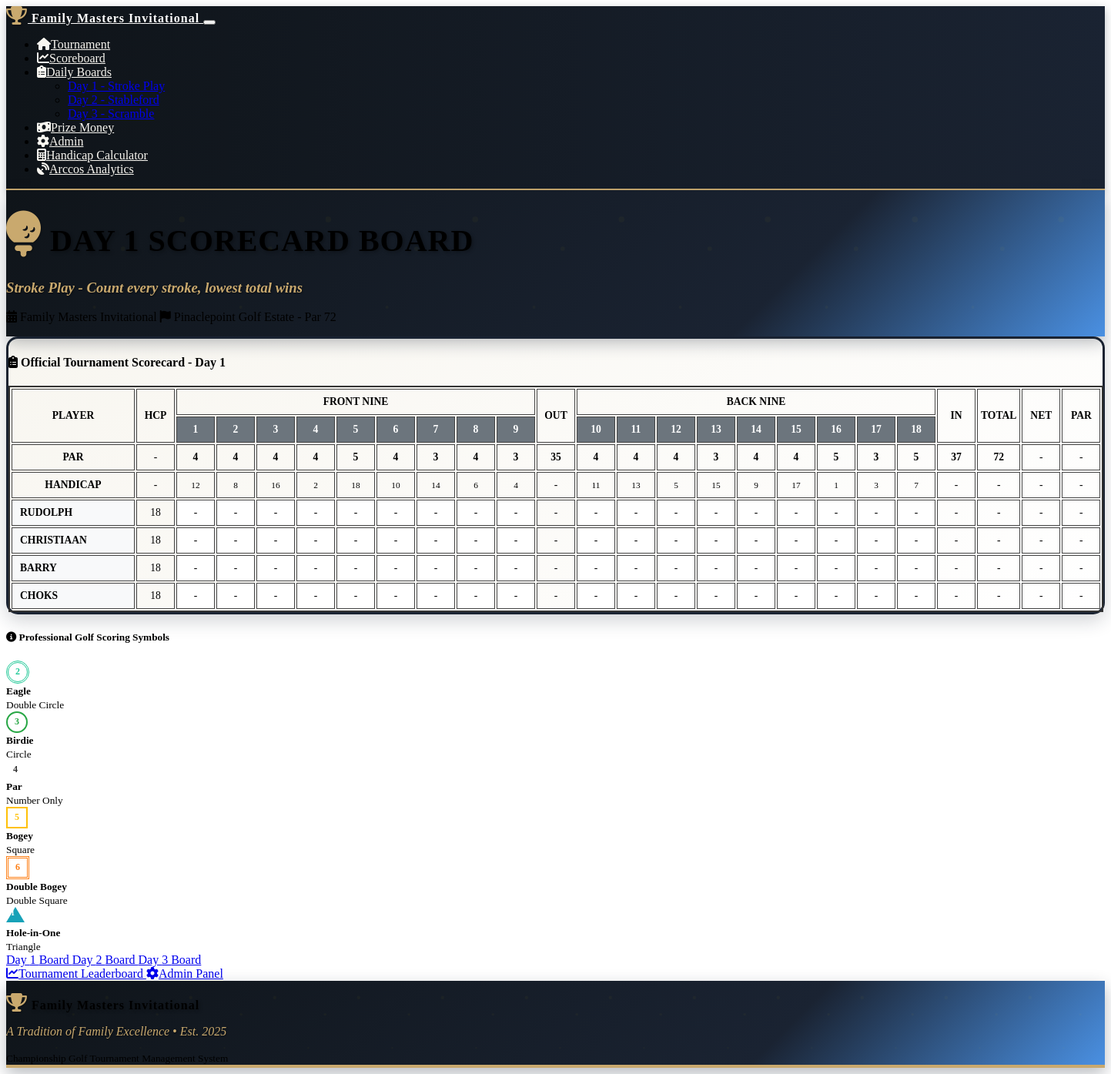
Page /day_board/1 on the committed database.
### models.py (models this page shows)
class Tournament(db.Model):
    id = db.Column(db.Integer, primary_key=True)
    name = db.Column(db.String(100), nullable=False, default="The Pinical Point Family Golf Champions Cup")
    start_date = db.Column(db.Date, nullable=False)
    total_prize_pool = db.Column(db.Integer, default=1150000)
    created_at = db.Column(db.DateTime, default=datetime.utcnow)
    players = db.relationship('Player', backref='tournament', lazy=True)
    rounds = db.relationship('Round', backref='tournament', lazy=True)

class Player(db.Model):
    id = db.Column(db.Integer, primary_key=True)
    name = db.Column(db.String(100), nullable=False)
    tournament_id = db.Column(db.Integer, db.ForeignKey('tournament.id'), nullable=False)
    handicap = db.Column(db.Integer, default=0)
    prize_eligible = db.Column(db.Boolean, default=True)  # New field for prize eligibility
    created_at = db.Column(db.DateTime, default=datetime.utcnow)
    scores = db.relationship('Score', backref='player', lazy=True)

### routes.py (the view)
@app.route('/day_board/<int:day>')
def day_scorecard_board(day):
    tournament = Tournament.query.first()
    if not tournament:
        return redirect(url_for('player_setup'))
    if day not in [1, 2, 3]:
        flash('Invalid day. Please select day 1, 2, or 3.', 'error')
        return redirect(url_for('scoreboard'))
    round_obj = Round.query.filter_by(tournament_id=tournament.id, day=day).first()
    if not round_obj:
        flash(f'Day {day} round not found.', 'error')
        return redirect(url_for('scoreboard'))
    leaderboard = calculate_leaderboard(tournament.id)
    scores_by_player = {}
    scores = Score.query.filter_by(round_id=round_obj.id).all()
    for score in scores:
        scores_by_player[score.player_id] = score
    return render_template('day_scorecard_board.html',
                         tournament=tournament,
                         day=day,
                         round=round_obj,
                         leaderboard=leaderboard,
                         scores_by_player=scores_by_player,
                         course=PINACLEPOINT_COURSE,
                         tournament_formats=TOURNAMENT_FORMATS)

### templates/day_scorecard_board.html (shortened to what this page needs)
{% extends "base.html" %}
{% block content %}
<div class="container-fluid">
    <div class="row mb-4">
        <div class="col-12">
            <div class="card tournament-header scorecard-header">
                <div class="card-body text-center py-3 position-relative">
                    <h1 class="display-4 text-white mb-2 tournament-logo">
                        <i class="fas fa-golf-ball me-3 trophy-icon"></i>
                        DAY {{ day }} SCORECARD BOARD
                    </h1>
                    <h3 class="tournament-tagline mb-2">{{ tournament_formats[day].name }} - {{ tournament_formats[day].description }}</h3>
                    <div class="row justify-content-center">
                        <div class="col-md-10">
                            <p class="text-white mb-1">
                                <i class="fas fa-calendar-alt me-2"></i>
                                {{ tournament.name }}
                                <span class="ms-4">
                                    <i class="fas fa-flag me-2"></i>
                                    Pinaclepoint Golf Estate - Par 72
                                </span>
                            </p>
                        </div>
                    </div>
                </div>
            </div>
        </div>
    </div>
    <div class="row">
        <div class="col-12">
            <div class="card leaderboard-card">
                <div class="card-header text-center">
                    <h4 class="mb-0">
                        <i class="fas fa-clipboard-list me-2"></i>
                        Official Tournament Scorecard - Day {{ day }}
                    </h4>
                </div>
                <div class="card-body p-0">
                    <div class="table-responsive">
                        <table class="table scorecard-board-table mb-0">
                            <thead class="table-dark">
                                <tr>
                                    <th rowspan="2" class="align-middle text-center" style="min-width: 150px;">PLAYER</th>
                                    <th rowspan="2" class="align-middle text-center">HCP</th>
                                    <th colspan="9" class="text-center bg-success">FRONT NINE</th>
                                    <th rowspan="2" class="align-middle text-center bg-warning text-dark">OUT</th>
                                    <th colspan="9" class="text-center bg-info">BACK NINE</th>
                                    <th rowspan="2" class="align-middle text-center bg-warning text-dark">IN</th>
                                    <th rowspan="2" class="align-middle text-center bg-danger text-white">TOTAL</th>
                                    <th rowspan="2" class="align-middle text-center bg-primary text-white">NET</th>
                                    <th rowspan="2" class="align-middle text-center bg-secondary text-white">PAR</th>
                                </tr>
                                <tr>
                                    {% for hole in range(1, 10) %}
                                    <th class="text-center hole-header">{{ hole }}</th>
                                    {% endfor %}
                                    {% for hole in range(10, 19) %}
                                    <th class="text-center hole-header">{{ hole }}</th>
                                    {% endfor %}
                                </tr>
                                <tr class="table-info">
                                    <td><strong>PAR</strong></td>
                                    <td class="text-center">-</td>
                                    {% for hole in range(1, 10) %}
                                    <td class="text-center"><strong>{{ course.holes[hole-1].par }}</strong></td>
                                    {% endfor %}
                                    <td class="text-center bg-warning"><strong>35</strong></td>
                                    {% for hole in range(10, 19) %}
                                    <td class="text-center"><strong>{{ course.holes[hole-1].par }}</strong></td>
                                    {% endfor %}
                                    <td class="text-center bg-warning"><strong>37</strong></td>
                                    <td class="text-center bg-warning"><strong>72</strong></td>
                                    <td class="text-center">-</td>
                                    <td class="text-center">-</td>
                                </tr>
                                <tr class="table-secondary">
                                    <td><strong>HANDICAP</strong></td>
                                    <td class="text-center">-</td>
                                    {% for hole in range(1, 10) %}
                                    <td class="text-center"><small>{{ course.holes[hole-1].handicap }}</small></td>
                                    {% endfor %}
                                    <td class="text-center bg-warning">-</td>
                                    {% for hole in range(10, 19) %}
                                    <td class="text-center"><small>{{ course.holes[hole-1].handicap }}</small></td>
                                    {% endfor %}
                                    <td class="text-center bg-warning">-</td>
                                    <td class="text-center">-</td>
                                    <td class="text-center">-</td>
                                    <td class="text-center">-</td>
                                </tr>
                            </thead>
                            <tbody>
                                {% for player_data in leaderboard %}
                                {% set player = player_data.player %}
                                {% set score = scores_by_player.get(player.id) %}
                                <tr class="{% if player_data.rank <= 3 %}table-warning{% endif %}">
                                    <td class="player-name">
                                        <strong>{{ player.name.upper() }}</strong>
                                    </td>
                                    <td class="text-center">{{ player.handicap }}</td>
                                    {% set front_total = 0 %}
                                    {% for hole in range(1, 10) %}
                                    <td class="text-center score-cell">
                                        {% if score and score.get_hole_score(hole) %}
                                        {% set hole_score = score.get_hole_score(hole) %}
                                        {% set par = course.holes[hole-1].par %}
                                        {% set front_total = front_total + hole_score %}
                                        {{ get_golf_score_symbol(hole_score, par) | safe }}
                                        {% else %}
                                        <span class="text-muted">-</span>
                                        {% endif %}
                                    </td>
                                    {% endfor %}
                                    <td class="text-center bg-warning">
                                        {% if front_total > 0 %}
                                        <strong>{{ front_total }}</strong>
                                        {% else %}
                                        <span class="text-muted">-</span>
                                        {% endif %}
                                    </td>
                                    {% set back_total = 0 %}
                                    {% for hole in range(10, 19) %}
                                    <td class="text-center score-cell">
                                        {% if score and score.get_hole_score(hole) %}
                                        {% set hole_score = score.get_hole_score(hole) %}
                                        {% set par = course.holes[hole-1].par %}
                                        {% set back_total = back_total + hole_score %}
                                        {{ get_golf_score_symbol(hole_score, par) | safe }}
                                        {% else %}
                                        <span class="text-muted">-</span>
                                        {% endif %}
                                    </td>
                                    {% endfor %}
                                    <td class="text-center bg-warning">
                                        {% if back_total > 0 %}
                                        <strong>{{ back_total }}</strong>
                                        {% else %}
                                        <span class="text-muted">-</span>
                                        {% endif %}
                                    </td>
                                    <td class="text-center bg-danger text-white">
                                        {% if score and score.total_strokes %}
                                        <strong>{{ score.total_strokes }}</strong>
                                        {% else %}
                                        <span class="text-muted">-</span>
                                        {% endif %}
                                    </td>
                                    <td class="text-center bg-primary text-white">
                                        {% if score and score.get_net_score() %}
                                        <strong>{{ score.get_net_score() }}</strong>
                                        {% else %}
                                        <span class="text-muted">-</span>
                                        {% endif %}
                                    </td>
                                    <td class="text-center bg-secondary text-white">
                                        {% if score and score.total_strokes %}
                                        {% set par_diff = score.total_strokes - 72 %}
                                        {% if par_diff == 0 %}
                                        <strong class="text-success">E</strong>
                                        {% elif par_diff > 0 %}
                                        <strong class="text-danger">+{{ par_diff }}</strong>
                                        {% else %}
                                        <strong class="text-success">{{ par_diff }}</strong>
                                        {% endif %}
                                        {% else %}
                                        <span class="text-muted">-</span>
                                        {% endif %}
                                    </td>
                                </tr>
                                {% endfor %}
                            </tbody>
                        </table>
                    </div>
                </div>
            </div>
        </div>
    </div>
    <div class="row mt-4">
        <div class="col-12">
            <div class="card">
                <div class="card-header text-center">
                    <h5 class="mb-0">
                        <i class="fas fa-info-circle me-2"></i>
                        Professional Golf Scoring Symbols
                    </h5>
                </div>
                <div class="card-body">
                    <div class="row text-center">
                        <div class="col-md-2 mb-2">
                            <div class="scoring-symbol double-circle" data-score="2">2</div>
                            <br><small><strong>Eagle</strong><br>Double Circle</small>
                        </div>
                        <div class="col-md-2 mb-2">
                            <div class="scoring-symbol circle" data-score="3">3</div>
                            <br><small><strong>Birdie</strong><br>Circle</small>
                        </div>
                        <div class="col-md-2 mb-2">
                            <div class="scoring-symbol par" data-score="4">4</div>
                            <br><small><strong>Par</strong><br>Number Only</small>
                        </div>
                        <div class="col-md-2 mb-2">
                            <div class="scoring-symbol square" data-score="5">5</div>
                            <br><small><strong>Bogey</strong><br>Square</small>
                        </div>
                        <div class="col-md-2 mb-2">
                            <div class="scoring-symbol double-square" data-score="6">6</div>
                            <br><small><strong>Double Bogey</strong><br>Double Square</small>
                        </div>
                        <div class="col-md-2 mb-2">
                            <div class="scoring-symbol triangle" data-score="1"></div>
                            <br><small><strong>Hole-in-One</strong><br>Triangle</small>
                        </div>
                    </div>
                </div>
            </div>
        </div>
    </div>
    <div class="row mt-4 mb-4">
        <div class="col-12 text-center">
            <div class="btn-group" role="group">
                {% for d in [1, 2, 3] %}
                <a href="{{ url_for('day_scorecard_board', day=d) }}"
                   class="btn {% if d == day %}btn-primary{% else %}btn-outline-primary{% endif %}">
                    Day {{ d }} Board
                </a>
                {% endfor %}
            </div>
            <div class="mt-3">
                <a href="{{ url_for('scoreboard') }}" class="btn btn-success me-2">
                    <i class="fas fa-chart-line me-1"></i>Tournament Leaderboard
                </a>
                <a href="{{ url_for('admin') }}" class="btn btn-secondary">
                    <i class="fas fa-cog me-1"></i>Admin Panel
                </a>
            </div>
        </div>
    </div>
</div>
{% endblock %}

### rows in the picture
Tournament: name "Family Masters Invitational"
Player: name "RUDOLPH", handicap "18"
Player: name "CHRISTIAAN", handicap "18"
Player: name "BARRY", handicap "18"
Player: name "CHOKS", handicap "18"

### other values in the picture
{{ day }} "1"
{{ tournament_formats[day].name }} "Stroke Play"
{{ tournament_formats[day].description }} "Count every stroke, lowest total wins"
{{ hole }} "1" "2" "3" "4" "5" "6" "7" "8" "9"
{{ hole }} "10" "11" "12" "13" "14" "15" "16" "17" "18"
{{ course.holes[hole-1].par }} "4" "4" "4" "4" "5" "4" "3" "4" "3"
{{ course.holes[hole-1].par }} "4" "4" "4" "3" "4" "4" "5" "3" "5"
{{ course.holes[hole-1].handicap }} "12" "8" "16" "2" "18" "10" "14" "6" "4"
{{ course.holes[hole-1].handicap }} "11" "13" "5" "15" "9" "17" "1" "3" "7"
{{ d }} "1" "2" "3"
